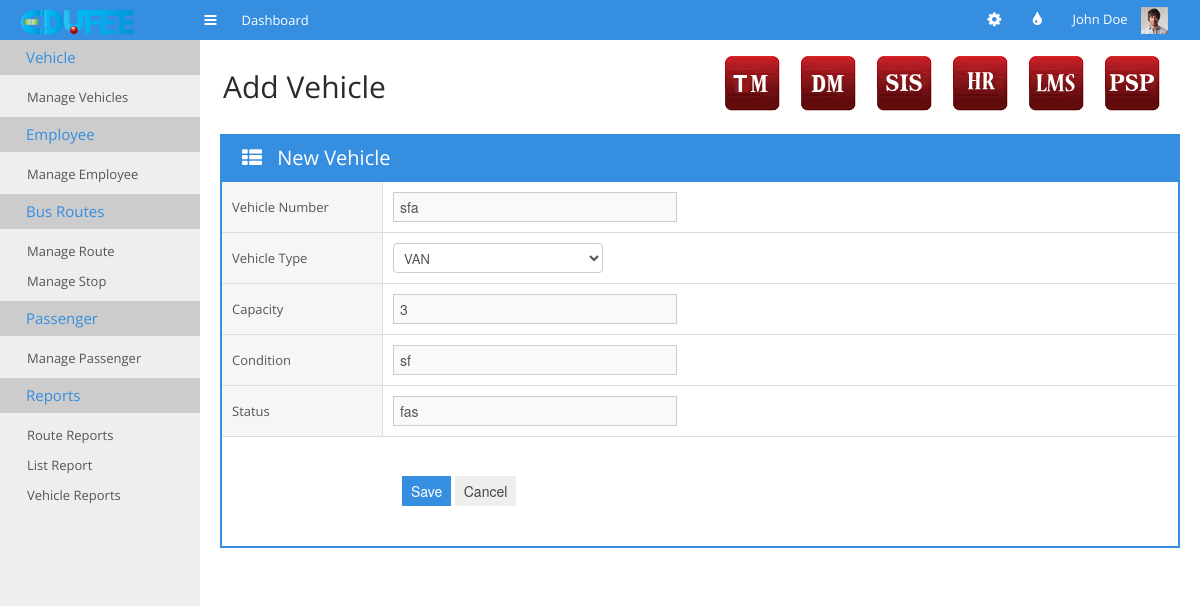
Screenshot of /tm-edit-vehicle.php?id=sfa with the database file from the repository.
### tables this page shows
CREATE TABLE IF NOT EXISTS `tm_vehicle_details` (
  `number` varchar(20) DEFAULT NULL,
  `type` text,
  `capacity` int(11) DEFAULT NULL,
  `vehicle_condition` text,
  `vehicle_status` text,
  `route` int(11) DEFAULT NULL,
  `driver` int(11) DEFAULT NULL,
  `conductor` int(11) DEFAULT NULL
);

### tm-edit-vehicle.php (the view, shortened to what this page needs)
<?php
require_once "datas.php";
$dbconnection = connectSQL($dbdetails);
if(mysqli_connect_errno())
{
    echo "db_connection_fail";
}
else {
    if (isset($_GET['id'])) {
    $id = $_GET['id'];
    $query = "select * from tm_vehicle_details where number='". $id."'  limit 1";
    if ($result=$dbconnection->query($query)){
        if($result->num_rows==1) {
            $row = $result->fetch_array();
            ?>
            <!doctype html>
            <html>
            <head>
                <link rel="stylesheet" href="css/bootstrap.min.css">
                <link rel="stylesheet" href="css/bootstrap-responsive.min.css">
                <link rel="stylesheet" href="css/plugins/jquery-ui/smoothness/jquery-ui.css">
                <link rel="stylesheet" href="css/plugins/jquery-ui/smoothness/jquery.ui.theme.css">
                <link rel="stylesheet" href="css/style.css">
                <link rel="stylesheet" href="css/themes.css">
            </head>
            <body>
            <div id="navigation">
                <div class="container-fluid">
                    <a href="#" id="brand"></a>
                    <a href="#" class="toggle-nav" rel="tooltip" data-placement="bottom" title="Toggle navigation"><i class="icon-reorder"></i></a>
                    <ul class='main-nav'>
                        <li>
                            <a href="index.html">
                                <span>Dashboard</span>
                            </a>
                        </li>
                    </ul>
                    <div class="user">
                        <ul class="icon-nav">
                            <li class="dropdown sett">
                                <a href="#" class='dropdown-toggle' data-toggle="dropdown"><i class="icon-cog"></i></a>
                            </li>
                            <li class='dropdown colo'>
                                <a href="#" class='dropdown-toggle' data-toggle="dropdown"><i class="icon-tint"></i></a>
                            </li>
                        </ul>
                        <div class="dropdown">
                            <a href="#" class='dropdown-toggle' data-toggle="dropdown">John Doe <img src="img/demo/user-avatar.jpg" alt=""></a>
                        </div>
                    </div>
                </div>
            </div>
            <div class="container-fluid" id="content">
                <?php
                require_once "cms.php";
                ?>
                <div id="main">
                    <div class="container-fluid">
                        <div class="page-header">
                            <div class="pull-left">
                                <h1>Add Vehicle</h1>
                            </div>
                            <div class="pull-right">
                                <ul class="minitiles" style="display:inline !important;">
                                    <li><a href="tm_main.html"><img src="img/tm_icon.png" alt=""></a></li>
                                    <li><a href="http://www.edufee.com/subscribe_donation/"><img src="img/dm_icon.png" alt=""></a></li>
                                    <li> <a href="http://www.edufee.com/SIS/home/"><img src="img/sis_icon.png" alt="" style="border:none;" border="0"/></a> </li>
                                    <li><a href="http://www.edufee.com/hrm/symfony/web/index.php/admin/LandingPage"><img src="img/hr_icon.png" alt=""></a></li>
                                    <li> <a href="http://www.edufee.com/openbiblio/catalog/home.php"><img src="img/lms_icon.png" alt="" style="border:none;" border="0"/></a> </li>
                                    <li><a href="http://www.edufee.com/psp_dashboard/psp"><img src="img/psp_icon.png" alt="" border="0"/>
                                        </a></li>
                                </ul>
                            </div>
                        </div>
                    </div>
                    <div class="container-fluid">
                        <div class="box box-bordered box-color">
                            <div class="box-title">
                                <h3><i class="icon-th-list"></i> New Vehicle</h3>
                            </div>
                            <div class="box-content nopadding">
                                <form name="main-form" action="tm-edit-vehicle-submit.php" method="POST" class='form-horizontal form-bordered'>
                                    <div class="control-group">
                                        <label for="number" class="control-label">Vehicle Number</label>
                                        <div class="controls">
                                            <input type="text" name="number" id="textfield" placeholder="Example: TN21AB1234" class="input-xlarge"
                                                readonly value="<?php echo $id ?>">
                                        </div>
                                    </div>
                                    <div class="control-group">
                                        <label for="type" class="control-label">Vehicle Type</label>
                                        <div class="controls">
                                            <select name="type" id="select" class='input-large'>
                                                <option value="3" <?php if($row['type']==3) echo "selected"?> >VAN</option>
                                            </select>
                                        </div>
                                    </div>
                                    <div class="control-group">
                                        <label for="capacity" class="control-label">Capacity</label>
                                        <div class="controls">
                                            <input type="text" name="capacity" id="textfield" placeholder="Seat count"
                                                   class="input-xlarge" value="<?php echo $row['capacity'] ?>">
                                        </div>
                                    </div>
                                    <div class="control-group">
                                        <label for="condition" class="control-label">Condition</label>
                                        <div class="controls">
                                            <input type="text" name="condition" id="textfield" placeholder="" class="input-xlarge"
                                                   value="<?php echo $row['vehicle_condition'] ?>" >
                                        </div>
                                    </div>
                                    <div class="control-group">
                                        <label for="status" class="control-label">Status</label>
                                        <div class="controls">
                                            <input type="text" name="status" id="textfield" placeholder="" class="input-xlarge"
                                                   value="<?php echo $row['vehicle_status'] ?>">
                                        </div>
                                    </div>
                                    <div class="form-actions">
                                        <button  type="submit" class="btn btn-primary">Save</button>
                                        <a href="tm-manage-vehicles.php">
                                            <button type="button" class="btn" >Cancel</button>
                                        </a>
                                    </div>
                                </form>
                            </div>
                        </div>
                    </div>
                </div>
            </div>
            </body>
            </html>
        <?php
        }
    }else{
        echo $dbconnection->error;
    }
}
}
?>

### rows the page displays
tm_vehicle_details: type "VAN", capacity "3", condition "sf", status "fas"
